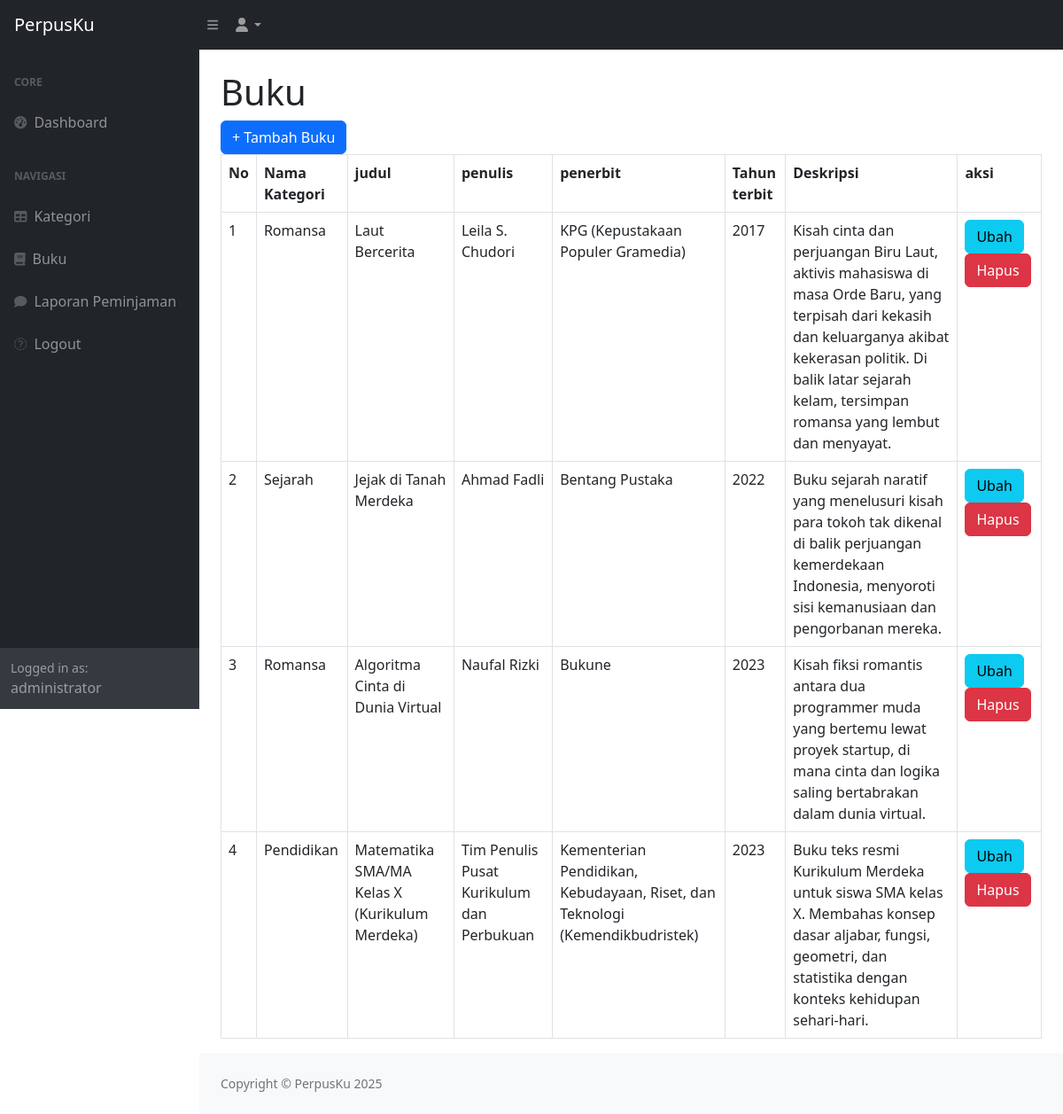
/index.php?page=buku (signed in), run on the app's committed database.
### tables this page shows
CREATE TABLE `buku` (
  `id_buku` int(11) NOT NULL,
  `id_kategori` int(11) DEFAULT NULL,
  `judul` varchar(255) DEFAULT NULL,
  `penulis` varchar(255) DEFAULT NULL,
  `penerbit` varchar(255) DEFAULT NULL,
  `tahun_terbit` varchar(255) DEFAULT NULL,
  `deskripsi` text DEFAULT NULL
);

CREATE TABLE `kategori` (
  `id_kategori` int(11) NOT NULL,
  `kategori` varchar(255) DEFAULT NULL
);

### buku.php (the view)
<h1 class="mt-4">Buku </h1>
<div class="row">
    <div class="col-md-12">
        <a href="?page=buku_tambah" class="btn btn-primary">+ Tambah Buku</a>
        <table class="table table-bordered" id="dataTable" width="100%" cellspacing="0">
            <tr>
                <th>No</th>
                <th>Nama Kategori</th>
                <th>judul</th>
                <th>penulis</th>
                <th>penerbit</th>
                <th>Tahun terbit</th>
                <th>Deskripsi</th>
                <th>aksi</th>
            </tr>
                <?php
                $i = 1;
                $query = mysqli_query($koneksi, "SELECT * FROM buku LEFT JOIN kategori on buku.id_kategori = kategori.id_kategori");
                while ($data = mysqli_fetch_array($query)) {
                ?>
                    <tr>
                        <td><?php echo $i++; ?></td>
                        <td><?php echo $data['kategori']; ?></td>
                        <td><?php echo $data['judul']; ?></td>
                        <td><?php echo $data['penulis']; ?></td>
                        <td><?php echo $data['penerbit']; ?></td>
                        <td><?php echo $data['tahun_terbit']; ?></td>
                        <td><?php echo $data['deskripsi']; ?></td>
                        <td>
                            <a href="?page=buku_ubah&id=<?php echo $data['id_buku']; ?>" class="btn btn-info">Ubah</a>
                            <a onclick="return confirm('yakin?');" href="?page=buku_hapus&id=<?php echo $data['id_buku']; ?>" class="btn btn-danger">Hapus</a>
                        </td>
                    </tr>
                <?php
                }
                ?>
        </table>
    </div>
</div>

### index.php (shortened to what this page needs)
<!DOCTYPE html>
<html lang="en">
    <head>
        <link href="https://cdn.jsdelivr.net/npm/simple-datatables@7.1.2/dist/style.min.css" rel="stylesheet" />
        <link href="css/styles.css" rel="stylesheet" />
    </head>
    <body class="sb-nav-fixed">
        <nav class="sb-topnav navbar navbar-expand navbar-dark bg-dark">
            <a class="navbar-brand ps-3" href="index.html">PerpusKu</a>
            <button class="btn btn-link btn-sm order-1 order-lg-0 me-4 me-lg-0" id="sidebarToggle" href="#!"><i class="fas fa-bars"></i></button>
            <ul class="navbar-nav ms-auto ms-md-0 me-3 me-lg-4">
                <li class="nav-item dropdown">
                    <a class="nav-link dropdown-toggle" id="navbarDropdown" href="#" role="button" data-bs-toggle="dropdown" aria-expanded="false"><i class="fas fa-user fa-fw"></i></a>
                </li>
            </ul>
        </nav>
        <div id="layoutSidenav">
            <div id="layoutSidenav_nav">
                <nav class="sb-sidenav accordion sb-sidenav-dark" id="sidenavAccordion">
                    <div class="sb-sidenav-menu">
                        <div class="nav">
                            <div class="sb-sidenav-menu-heading">Core</div>
                            <a class="nav-link" href="?">
                                <div class="sb-nav-link-icon"><i class="fas fa-tachometer-alt"></i></div>
                                Dashboard
                            </a>
                            <div class="sb-sidenav-menu-heading">navigasi</div>
                                <?php
                                if($_SESSION['user']['level'] !='peminjam'){
                                    ?>
                            <a class="nav-link" href="?page=kategori">
                                <div class="sb-nav-link-icon"><i class="fas fa-table"></i></div>
                                Kategori
                            </a>
                            <a class="nav-link" href="?page=buku">
                                <div class="sb-nav-link-icon"><i class="fas fa-book"></i></div>
                                Buku
                            </a>
                                    <?php
                                }
                                ?>
                            <a class="nav-link" href="?page=laporan">
                                <div class="sb-nav-link-icon"><i class="fas fa-comment"></i></div>
                                Laporan Peminjaman
                            </a>
                            <a class="nav-link" href="logout.php">
                                <div class="sb-nav-link-icon"><i class="fas fa-power-of"></i></div>
                                Logout
                            </a>
                        </div>
                    </div>
                    <div class="sb-sidenav-footer">
                        <div class="small">Logged in as:</div>
                                <?php echo $_SESSION['user']['nama']; ?>
                    </div>
                </nav>
            </div>
            <div id="layoutSidenav_content">
                <main>
                    <div class="container-fluid px-4">
                                <?php
                                        $page = isset($_GET['page']) ? $_GET['page'] : 'home';
                                        if (file_exists($page . '.php')) {
                                            include $page . '.php';
                                        } else {
                                            include '404.php';
                                        }
                                        ?>
                </main>
                <footer class="py-4 bg-light mt-auto">
                    <div class="container-fluid px-4">
                        <div class="d-flex align-items-center justify-content-between small">
                            <div class="text-muted">Copyright &copy; PerpusKu 2025</div>
                        </div>
                    </div>
                </footer>
            </div>
        </div>
    </body>
</html>

### data on the page
buku: id_kategori.kategori "Romansa", judul "Laut Bercerita", penulis "Leila S. Chudori", penerbit "KPG (Kepustakaan Populer Gramedia)", tahun_terbit "2017", deskripsi "Kisah cinta dan perjuangan Biru Laut, aktivis mahasiswa di masa Orde Baru, yang terpisah dari kekasih dan keluarganya akibat kekerasan politik. Di balik latar sejarah kelam, tersimpan romansa yang lembut dan menyayat."
buku: id_kategori.kategori "Sejarah", judul "Jejak di Tanah Merdeka", penulis "Ahmad Fadli", penerbit "Bentang Pustaka", tahun_terbit "2022", deskripsi "Buku sejarah naratif yang menelusuri kisah para tokoh tak dikenal di balik perjuangan kemerdekaan Indonesia, menyoroti sisi kemanusiaan dan pengorbanan mereka."
buku: id_kategori.kategori "Romansa", judul "Algoritma Cinta di Dunia Virtual", penulis "Naufal Rizki", penerbit "Bukune", tahun_terbit "2023", deskripsi "Kisah fiksi romantis antara dua programmer muda yang bertemu lewat proyek startup, di mana cinta dan logika saling bertabrakan dalam dunia virtual."
buku: id_kategori.kategori "Pendidikan", judul "Matematika SMA/MA Kelas X (Kurikulum Merdeka)", penulis "Tim Penulis Pusat Kurikulum dan Perbukuan", penerbit "Kementerian Pendidikan, Kebudayaan, Riset, dan Teknologi (Kemendikbudristek)", tahun_terbit "2023", deskripsi "Buku teks resmi Kurikulum Merdeka untuk siswa SMA kelas X. Membahas konsep dasar aljabar, fungsi, geometri, dan statistika dengan konteks kehidupan sehari-hari."

### other printed values
$_SESSION['user']['nama'] "administrator"
